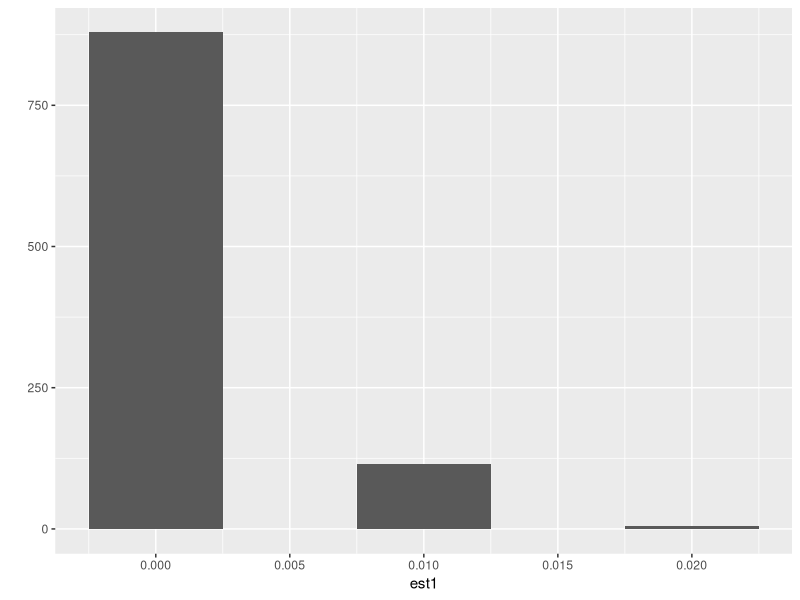
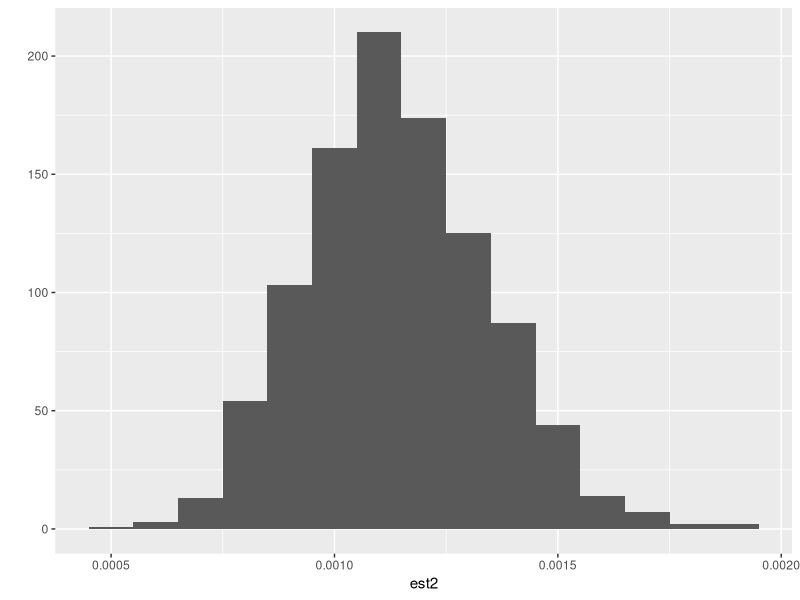

The R script that drew these images, in order:
library(ggplot2)
naive <- function(n){
     x <- rnorm(n)
     sum(x>3)/n
     }

importance <- function(n){
     x <- rnorm(n,4)
     mean(dnorm(x)*(x>3)/dnorm(x,3))
     }

n <- 100
true <- 1-pnorm(3)
est1 <- rep(0,1000)
est2 <- rep(0,1000)
for(i in 1:1000){
     est1[i] <- naive(n)
     est2[i] <- importance(n)
     }

print(true)
print(mean(est1));print(sqrt(var(est1)))
print(mean(est2));print(sqrt(var(est2)))

g1 <- qplot(est1,geom="histogram",binwidth=.005)
g2 <- qplot(est2,geom="histogram",binwidth=.0001)
print(g1)
print(g2)
